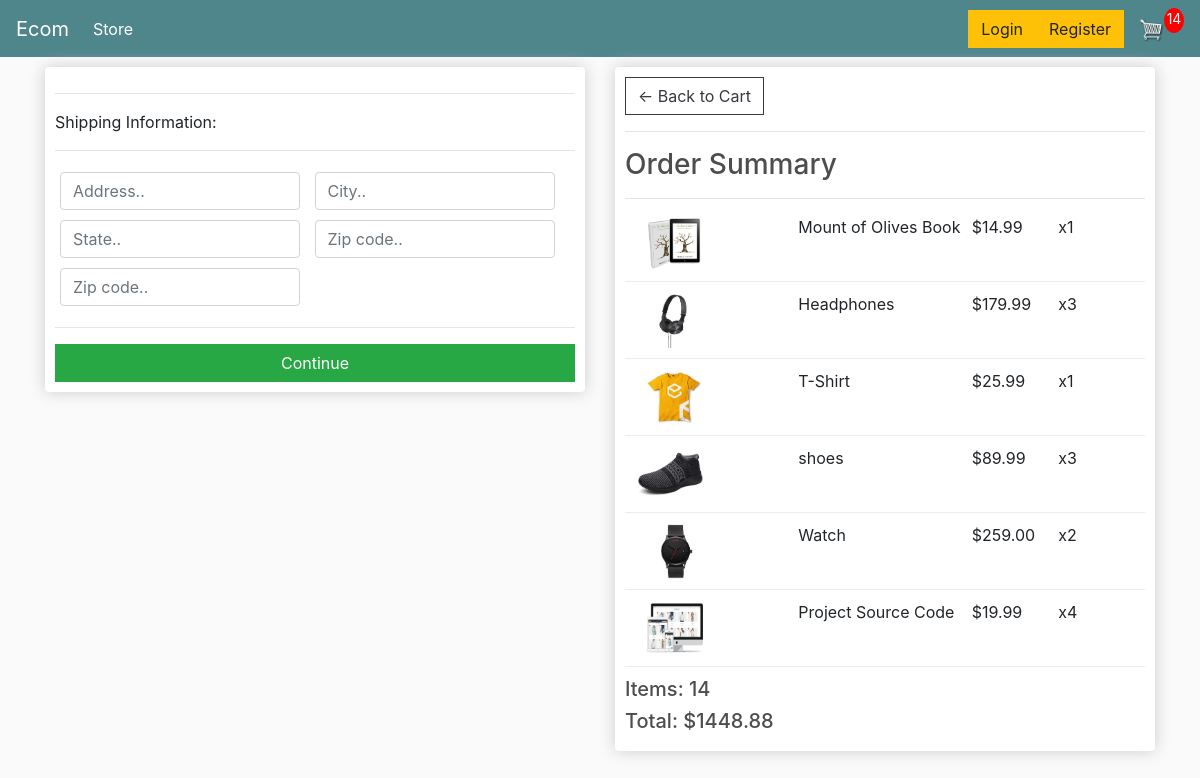
The page /checkout/ (signed in) on the database its author committed.
### store/models.py (models this page shows, shortened)
class OrderItem(models.Model):
    product = models.ForeignKey(Product, on_delete=models.SET_NULL, null=True)
    order = models.ForeignKey(Order, on_delete=models.SET_NULL, null=True)
    quantity = models.IntegerField(default=0, null=True, blank=True)
    date_added = models.DateTimeField(auto_now_add=True)
    @property
    def get_total(self):
        total = self.product.price * self.quantity
        return total

class Product(models.Model):
    name = models.CharField(max_length=200)
    price = models.FloatField()
    digital = models.BooleanField(default=False, null=True, blank=True)
    image = models.ImageField(null=True, blank=True)
    @property
    def imageURL(self):
        try:
            url = self.image.url
        except:
            url = ''
        return url

class Order(models.Model):
    customer = models.ForeignKey(
        Customer, on_delete=models.SET_NULL, null=True, blank=True)
    date_ordered = models.DateTimeField(auto_now_add=True)
    complete = models.BooleanField(default=False)
    transaction_id = models.CharField(max_length=100, null=True)
    @property
    def shipping(self):
        shipping = False
        orderitems = self.orderitem_set.all()
        for i in orderitems:
            if i.product.digital == False:
                shipping = True
        return shipping
    @property
    def get_cart_total(self):
        orderitems = self.orderitem_set.all()
        total = sum([item.get_total for item in orderitems])
        return total
    @property
    def get_cart_items(self):
        orderitems = self.orderitem_set.all()
        total = sum([item.quantity for item in orderitems])
        return total

### store/views.py (the view)
# urls.py: path('checkout/', views.checkout, name="checkout"),
def checkout(request):
	data = cartData(request)
	cartItems = data['cartItems']
	order = data['order']
	items = data['items']
	context = {'items':items, 'order':order, 'cartItems':cartItems}
	return render(request, 'store/checkout.html', context)

### store/utils.py (called while the page is built)
def cartData(request):
    if request.user.is_authenticated:
        customer = request.user.customer
        order, created = Order.objects.get_or_create(customer=customer, complete=False)
        items = order.orderitem_set.all()
        cartItems = order.get_cart_items
    else:
        cookieData = cookieCart(request)
        cartItems = cookieData['cartItems']
        order = cookieData['order']
        items = cookieData['items']
    return {'cartItems': cartItems, 'order': order, 'items': items}

### store/templates/store/Checkout.html (shortened to what this page needs)
{% extends 'store/main.html' %}
{% load static %}
{% block content %}
     <div class="row">
		<div class="col-lg-6">
			<div class="box-element" id="form-wrapper">
				<form id="form">
					<div id="shipping-info">
						<hr>
						<p>Shipping Information:</p>
						<hr>
						<div class="form-field">
							<input class="form-control" type="text" name="address" placeholder="Address..">
						</div>
						<div class="form-field">
							<input class="form-control" type="text" name="city" placeholder="City..">
						</div>
						<div class="form-field">
							<input class="form-control" type="text" name="state" placeholder="State..">
						</div>
						<div class="form-field">
							<input class="form-control" type="text" name="zipcode" placeholder="Zip code..">
						</div>
						<div class="form-field">
							<input class="form-control" type="text" name="country" placeholder="Zip code..">
						</div>
					</div>
					<hr>
					<input id="form-button" class="btn btn-success btn-block" type="submit" value="Continue">
				</form>
			</div>
			<br>
		</div>
		<div class="col-lg-6">
			<div class="box-element">
				<a  class="btn btn-outline-dark" href="{% url 'cart' %}">&#x2190; Back to Cart</a>
				<hr>
				<h3>Order Summary</h3>
				<hr>
				{% for item in items %}
				<div class="cart-row">
					<div style="flex:2"><img class="row-image" src="{{item.product.imageURL}}"></div>
					<div style="flex:2"><p>{{item.product.name}}</p></div>
					<div style="flex:1"><p>${{item.product.price|floatformat:2}}</p></div>
					<div style="flex:1"><p>x{{item.quantity}}</p></div>
				</div>
				{% endfor %}
				<h5>Items:   {{order.get_cart_items}}</h5>
				<h5>Total:   ${{order.get_cart_total|floatformat:2}}</h5>
			</div>
		</div>
	</div>
{% endblock content %}

### static/css/main.css (style rules this page uses)
body { background-color: hsl(0, 0%, 98%); }
h1, h2, h3, h4, h5, h6 { color: hsl(0, 0%, 30%); }
.box-element { box-shadow: hsl(0, 0%, 80%) 0 0 16px; background-color: #fff; border-radius: 4px; padding: 10px; }
.col-lg-4, .col-lg-6, .col-lg-8, .col-lg-12 { margin-top: 10px; }
.btn { border-radius: 0; }
.row-image { width: 100px; }
.form-field { width: 250px; display: inline-block; padding: 5px; }
.cart-row { display: flex; align-items: flex-stretch; padding-bottom: 10px; margin-bottom: 10px; border-bottom: 1px solid #ececec; }

### rows shown on the page
OrderItem: product.imageURL (picture), product.name "Mount of Olives Book", product.price "14.99", quantity "1"
OrderItem: product.imageURL (picture), product.name "Headphones", product.price "179.99", quantity "3"
OrderItem: product.imageURL (picture), product.name "T-Shirt", product.price "25.99", quantity "1"
OrderItem: product.imageURL (picture), product.name "shoes", product.price "89.99", quantity "3"
OrderItem: product.imageURL (picture), product.name "Watch", product.price "259.00", quantity "2"
OrderItem: product.imageURL (picture), product.name "Project Source Code", product.price "19.99", quantity "4"
Order: get_cart_items "14", get_cart_total "1448.88"

### other values the page prints
{{ cartItems }} "14"
